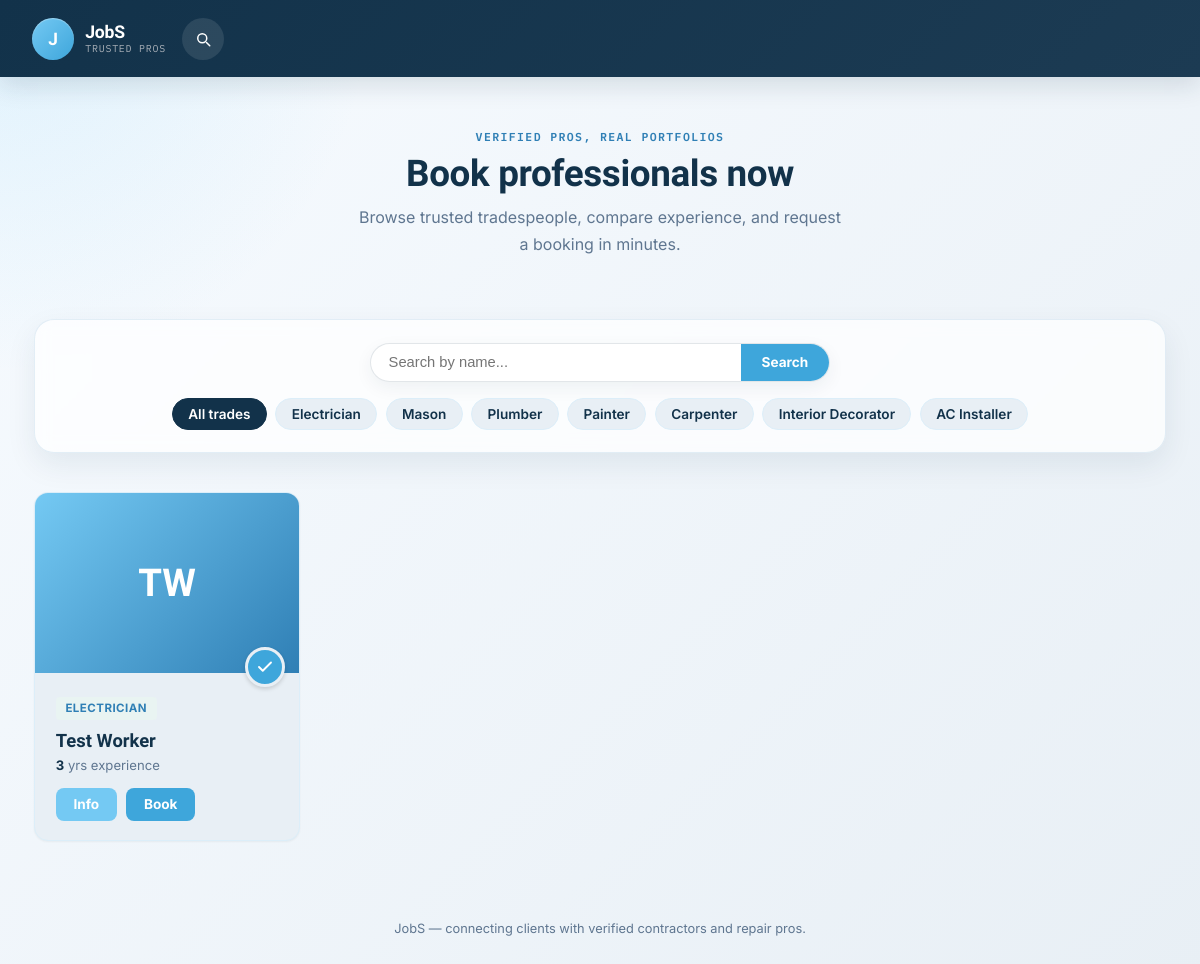
Before: / with the older database file.
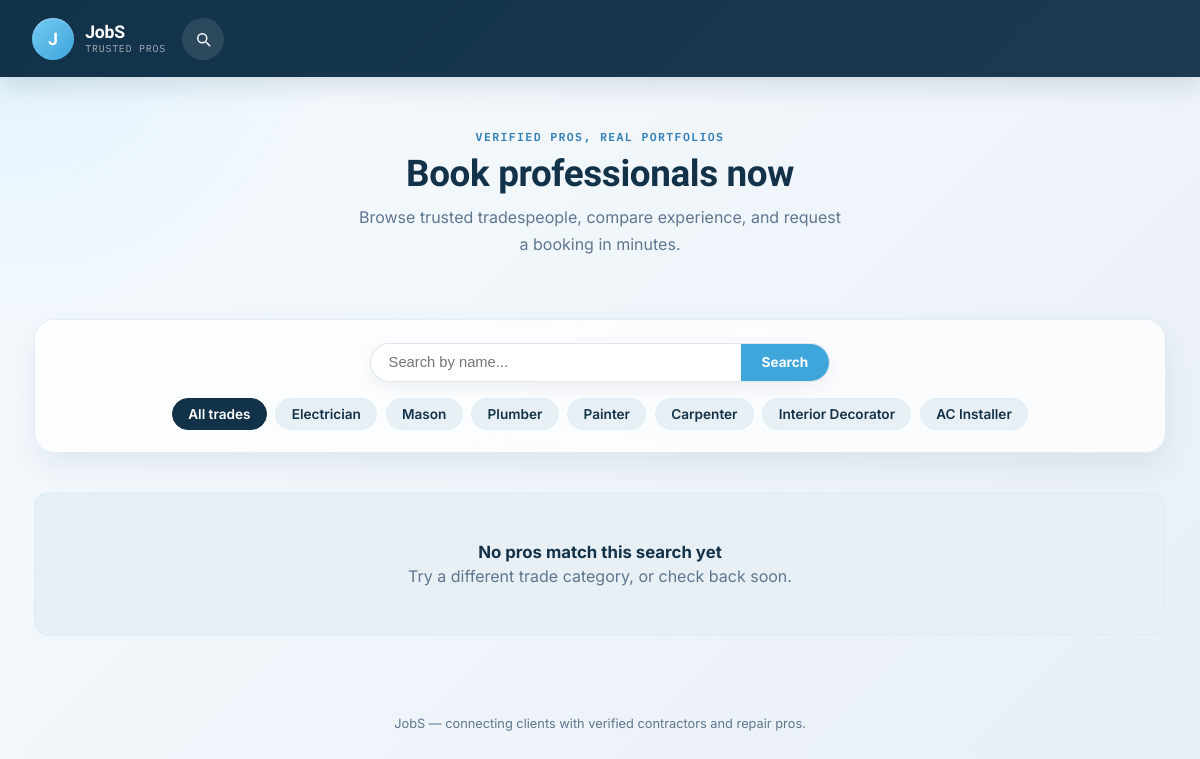
After: the same page with the newer database file.
### app.py (models this page shows)
class Worker(db.Model):
    __tablename__ = 'workers'
    id = db.Column(db.Integer, primary_key=True)
    name = db.Column(db.String(100), nullable=False)
    trade = db.Column(db.String(50), nullable=False)
    phone = db.Column(db.String(20), nullable=False)
    location = db.Column(db.String(120), nullable=True)
    hourly_rate = db.Column(db.Float, nullable=True, default=0)
    experience_years = db.Column(db.Integer, nullable=False)
    bio = db.Column(db.Text, nullable=True)
    status = db.Column(db.String(20), default='Available')
    photo_filename = db.Column(db.String(255), nullable=True)
    created_at = db.Column(db.DateTime, server_default=db.func.now())
    portfolio_images = db.relationship(
        'PortfolioImage', backref='worker', cascade='all, delete-orphan', lazy=True
    )
    @property
    def photo_url(self):
        if self.photo_filename:
            return url_for('static', filename=f'uploads/workers/{self.photo_filename}')
        return None
    @property
    def initials(self):
        parts = self.name.split()
        return ''.join(p[0] for p in parts[:2]).upper()

### app.py (the view)
@app.route('/')
def client_home():
    trade_filter = request.args.get('trade')
    search_query = request.args.get('q', '').strip()
    query = Worker.query
    if trade_filter and trade_filter != 'All':
        query = query.filter_by(trade=trade_filter)
    if search_query:
        query = query.filter(Worker.name.ilike(f"%{search_query}%"))
    workers = query.order_by(Worker.name).all()
    return render_template(
        'index.html',
        workers=workers,
        selected_trade=trade_filter,
        search_query=search_query,
        trades=TRADES,
    )

### app.py (called while the page is built)
@app.context_processor
def inject_user_context():
    return {'is_admin': session.get('is_admin', False)}

@app.before_request
def protect_admin_routes():
    if request.path.startswith('/admin') and request.path not in ['/admin/login', '/admin/logout'] and not session.get('is_admin'):
        flash('Please sign in to access the admin portal.', 'error')
        return redirect(url_for('admin_login'))

### templates/index.html (shortened to what this page needs)
<!DOCTYPE html>
<html lang="en">
<head>
<link rel="stylesheet" href="{{ url_for('static', filename='style.css') }}">
</head>
<body>
<header class="site-head">
  <div class="header-actions">
    <a href="/" class="brand-link" aria-label="Go to the homepage">
      <span class="brand-mark">J</span>
      <span class="brand-copy">
        <strong>JobS</strong>
        <small>Trusted pros</small>
      </span>
    </a>
    <a href="#search-panel" class="icon-link" aria-label="Jump to search">
      <svg viewBox="0 0 24 24" fill="none" stroke="currentColor" stroke-width="2" stroke-linecap="round" stroke-linejoin="round">
        <circle cx="11" cy="11" r="6"></circle>
        <line x1="21" y1="21" x2="16.65" y2="16.65"></line>
      </svg>
    </a>
  </div>
</header>
<div class="wrap">
  <div class="hero">
    <span class="eyebrow">Verified pros, real portfolios</span>
    <h2>Book professionals now</h2>
    <p>Browse trusted tradespeople, compare experience, and request a booking in minutes.</p>
  </div>
  <div class="control-bar" id="search-panel">
    <form class="search-box" action="/" method="get">
      <input type="text" name="q" placeholder="Search by name..." value="{{ search_query or '' }}">
      <button type="submit">Search</button>
    </form>
    <div class="trade-chips">
      <a href="/" class="chip {% if not selected_trade or selected_trade == 'All' %}active{% endif %}">All trades</a>
      {% for t in trades %}
      <a href="/?trade={{ t|urlencode }}" class="chip {% if selected_trade == t %}active{% endif %}">{{ t }}</a>
      {% endfor %}
    </div>
  </div>
  <div class="grid">
    {% for worker in workers %}
    <div class="pro-card">
      <div class="pro-photo-wrap">
        {% if worker.photo_url %}
          <img src="{{ worker.photo_url }}" alt="{{ worker.name }}">
        {% else %}
          <div class="pro-avatar-fallback">{{ worker.initials }}</div>
        {% endif %}
        <div class="seal" title="Verified pro">
          <svg viewBox="0 0 24 24" fill="none" stroke="#fff" stroke-width="2.5" stroke-linecap="round" stroke-linejoin="round"><polyline points="20 6 9 17 4 12"/></svg>
        </div>
      </div>
      <div class="pro-body">
        <span class="trade-badge">{{ worker.trade }}</span>
        <h3>{{ worker.name }}</h3>
        <div class="pro-meta">
          <span><strong>{{ worker.experience_years }}</strong> yrs experience</span>
        </div>
        <div class="pro-actions">
          <button class="btn-info" type="button" onclick="toggleWorkerInfo(this)">Info</button>
          <button class="btn-book" onclick="openBookingModal('{{ worker.id }}', '{{ worker.name|e }}', '{{ worker.trade }}')">Book</button>
        </div>
      </div>
    </div>
    {% else %}
    <div class="empty-state">
      <strong>No pros match this search yet</strong>
      Try a different trade category, or check back soon.
    </div>
    {% endfor %}
  </div>
</div>
<footer class="site-foot">JobS — connecting clients with verified contractors and repair pros.</footer>
</body>
</html>

Changed rows visible on the page:
removed Worker: initials "TW", trade "ELECTRICIAN", name "Test Worker", experience_years "3"
Other visible differences:
text now shown: "No pros match this search yet Try a different trade category, or check back soon."
